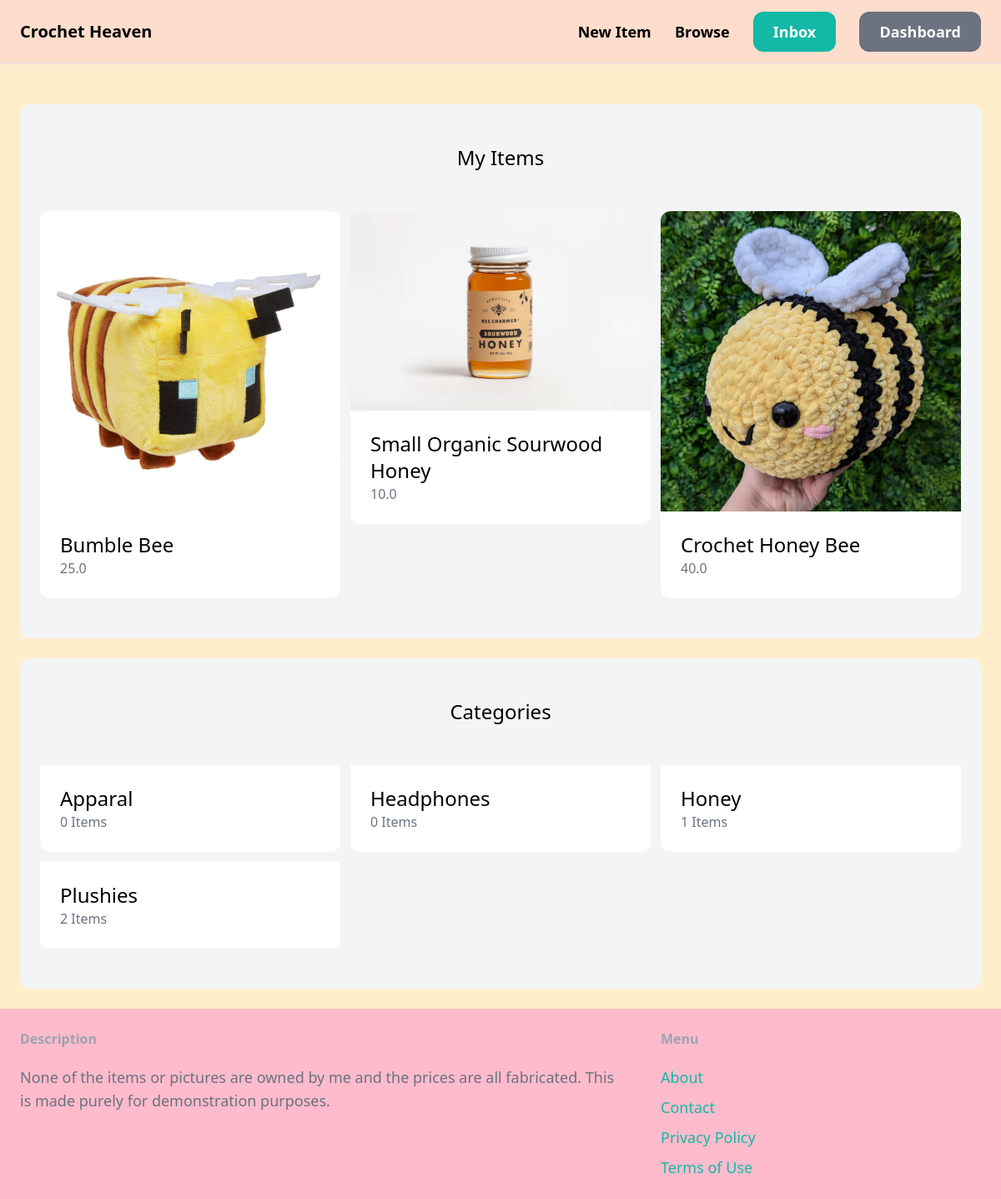
Before: /dashboard/ (signed in) with the older database file.
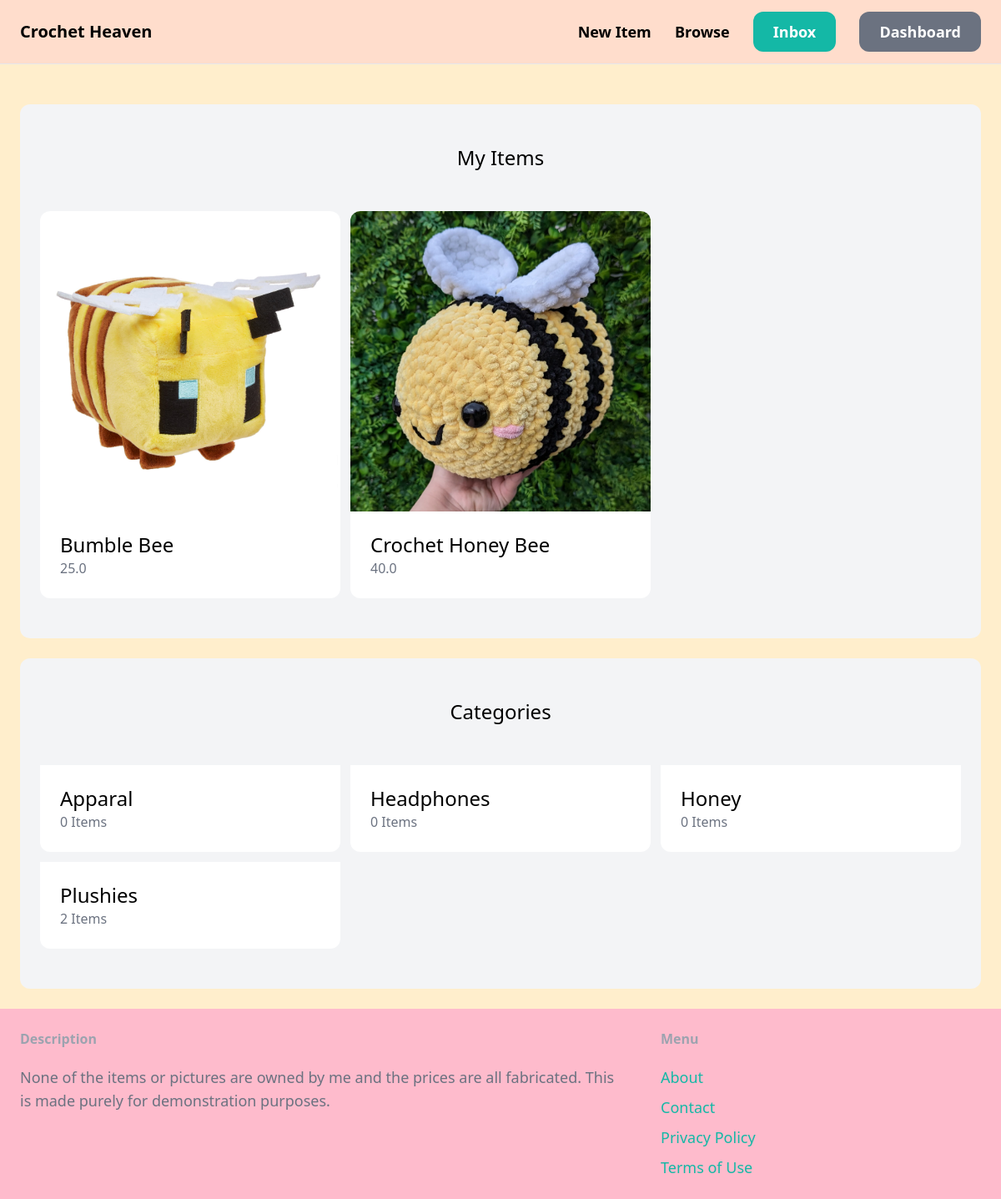
After: the same page with the newer database file.
### item/models.py (models this page shows, shortened)
class Item(models.Model):
    category = models.ForeignKey(Category, related_name='items', on_delete=models.CASCADE)
    name = models.CharField(max_length=255)
    description = models.TextField(blank=True, null= True)
    price= models.FloatField()
    image= models.ImageField(upload_to='item_images', blank=True, null=True)
    is_sold = models.BooleanField(default=False)
    created_at= models.DateTimeField(auto_now_add=True)
    created_by =models.ForeignKey(User, related_name='items', on_delete=models.CASCADE)

class Category(models.Model):
    name = models.CharField(max_length=255)
    class  Meta:
        ordering = ('name',)
        verbose_name_plural = 'Categories'

### dashboard/views.py (the view)
# urls.py: path('', views.index, name = 'index'),
@login_required
def index(request):
    items = Item.objects.filter(created_by=request.user)
    categories = Category.objects.all()
    return render(request, 'dashboard/index.html', {
        'items':items,
        'categories': categories,
    })

### dashboard/templates/dashboard/index.html (shortened to what this page needs)
{% extends 'core/base.html' %}
{% block content %}
    <div class="mt-6 px-6 py-12 bg-gray-100 rounded-xl">
        <h2 class="mb-12 text-2xl text-center">My Items</h2>
        <h2 class="grid grid-cols-3 gap-3">
            {% for item in items %}
                <div>
                    <a href="{% url 'item:detail' item.id %}">
                        <div>
                            <img src="{{ item.image.url }}" class="rounded-t-xl">
                        </div>
                        <div class="p-6 bg-white rounded-b-xl">
                            <h2 class="text-2xl">{{ item.name }}</h2>
                            <p class="text-gray-500">{{ item.price }}</p>
                        </div>
                    </a>
                </div>
            {% endfor %}
        </h2>
    </div>
    <div class="mt-6 px-6 py-12 bg-gray-100 rounded-xl">
        <h2 class="mb-12 text-2xl text-center">Categories</h2>
        <div class="grid grid-cols-3 gap-3">
            {% for category in categories %}
            <div>
                <a href="#">
                    <div class="p-6 bg-white rounded-b-xl">
                        <h2 class="text-2xl">{{ category.name }}</h2>
                        <p class="text-gray-500">{{ category.items.count }} Items</p>
                    </div>
                </a>
            </div>
            {% endfor %}
        </div>
    </div>
{% endblock %}

Changed rows visible on the page:
removed Item: image (picture), name "Small Organic Sourwood Honey", price "10.0"
computed for Category "Honey": items.count "1" → "0"
